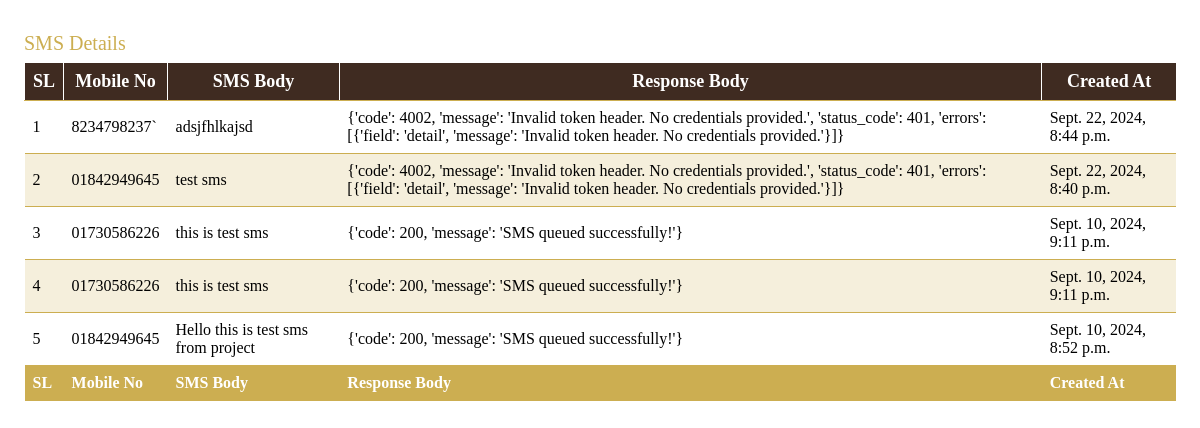
The page /sms/sms-log/ on the database its author committed.
### myapp/models.py (models this page shows, shortened)
class SMSLog(models.Model):
    mobile_no = models.CharField(max_length=15)
    sms_body = models.TextField()
    response_data = models.TextField()
    created_at = models.DateTimeField(auto_now_add=True)

### myapp/views.py (the view)
# urls.py: path('sms-log/',views.sms_log, name='sms-log'),
def sms_log(request):
    sms_logs = SMSLog.objects.all().order_by('-created_at')
    return render(request, 'sms_data.html', {'sms_logs': sms_logs})

### templates/sms_data.html (shortened to what this page needs)
{% load tz %}
<!DOCTYPE html>
<html>
    <head>
    </head>
    <body>
        <table>
          <caption id="pricelist">SMS Details</caption>
          <colgroup>
            <col class="item">
            <col>
            <col class="retail" span="2">
            <col class="case" span="3">
          </colgroup>
          <thead>
            <th scope="col">SL</th>
            <th scope="col">Mobile No</th>
            <th scope="col">SMS Body</th>
            <th scope="col">Response Body</th>
            <th scope="col">Created At</th>
          </thead>
          <tbody>
            {% for log in sms_logs %}
            <tr>
              <td>{{forloop.counter}}</td>
              <td>{{log.mobile_no}}</td>
              <td>{{log.sms_body}}</td>
              <td>{{log.response_data}}</td>
              <td>{{log.created_at}}</td>
            </tr>
            {% endfor %}
          </tbody>
          <tfoot>
            <th scope="col">SL</th>
            <th scope="col">Mobile No</th>
            <th scope="col">SMS Body</th>
            <th scope="col">Response Body</th>
            <th scope="col">Created At</th>
          </tfoot>
        </table>
    </body>
</html>

### templates/sms_data.html (style rules this page uses)
table { border-collapse: collapse; // remove unsightly space border: 1px solid #3f2b21;; }
th, td { padding: .5rem; border-bottom: 1px solid #ccae51; }
th { text-align: left; background-color: #ccae51; color: white; }
thead tr:first-child, thead tr:first-child th { background-color: #3f2b21; text-align: center; border-left: 1px solid white; font-size: 1.125rem; }
table caption { // displays at the top pf table by default font-weight: bold; text-align: left; font-size: 1.25rem; padding: .5rem 0; color: #ccae51; }
tbody tr:nth-child(even) { background-color: rgba(204,174,81,.2); }
body { padding: 1rem; }

### rows shown on the page
SMSLog: mobile_no "8234798237`", sms_body "adsjfhlkajsd", response_data "{'code': 4002, 'message': 'Invalid token header. No credentials provided.', 'status_code': 401, 'errors': [{'field': 'detail', 'message': 'Invalid token header. No credentials provided.'}]}", created_at "Sept. 22, 2024, 8:44 p.m."
SMSLog: mobile_no "01842949645", sms_body "test sms", response_data "{'code': 4002, 'message': 'Invalid token header. No credentials provided.', 'status_code': 401, 'errors': [{'field': 'detail', 'message': 'Invalid token header. No credentials provided.'}]}", created_at "Sept. 22, 2024, 8:40 p.m."
SMSLog: mobile_no "01730586226", sms_body "this is test sms", response_data "{'code': 200, 'message': 'SMS queued successfully!'}", created_at "Sept. 10, 2024, 9:11 p.m."
SMSLog: mobile_no "01730586226", sms_body "this is test sms", response_data "{'code': 200, 'message': 'SMS queued successfully!'}", created_at "Sept. 10, 2024, 9:11 p.m."
SMSLog: mobile_no "01842949645", sms_body "Hello this is test sms from project", response_data "{'code': 200, 'message': 'SMS queued successfully!'}", created_at "Sept. 10, 2024, 8:52 p.m."
